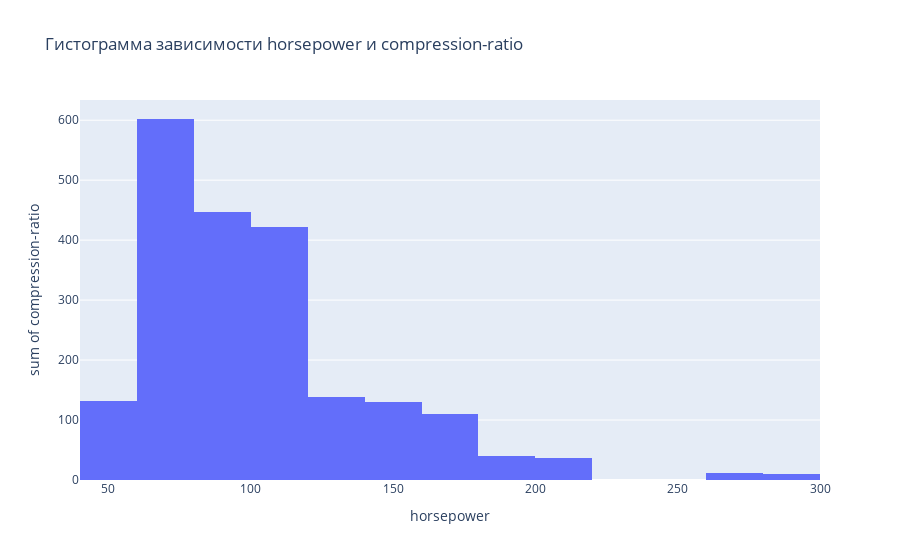

The cell this chart's notebook holds for it:
### Markdown cell above
### task 8
____

### Code cell
first_feature = data.columns[0]
third_feature = data.columns[2]

fig = px.histogram(
    data,
    x=first_feature,
    y=third_feature,
    nbins=20,
    title=f"Гистограмма зависимости {first_feature} и {third_feature}"
)

fig.show()

### Figure 1 — Plotly figure (JSON) as saved in the notebook; plotly's stock layout.template omitted (floating-point values rounded to 4 significant figures; data arrays with more than 128 entries replaced by an {"elided": "..."} marker saying what was removed)
{"data": [{"bingroup": "x", "histfunc": "sum", "hovertemplate": "horsepower=%{x}<br>sum of compression-ratio=%{y}<extra></extra>", "legendgroup": "", "marker": {"color": "#636efa", "pattern": {"shape": ""}}, "name": "", "nbinsx": 20, "orientation": "v", "showlegend": false, "type": "histogram", "x": {"elided": "205 float values"}, "xaxis": "x", "y": {"elided": "205 float values"}, "yaxis": "y"}], "layout": {"barmode": "relative", "legend": {"tracegroupgap": 0}, "title": {"text": "Гистограмма зависимости horsepower и compression-ratio"}, "xaxis": {"anchor": "y", "domain": [0, 1], "title": {"text": "horsepower"}}, "yaxis": {"anchor": "x", "domain": [0, 1], "title": {"text": "sum of compression-ratio"}}}}
